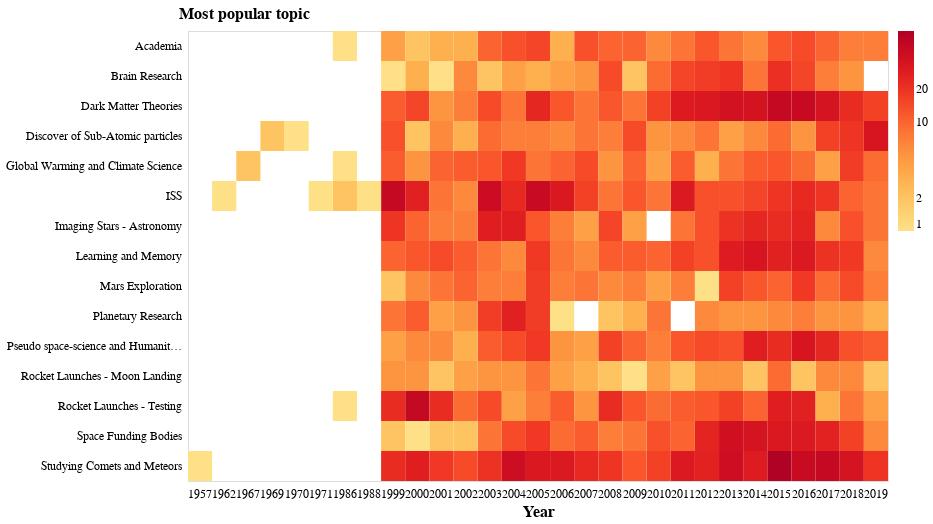

Notebook cell for this chart:
### Code cell
altair_datetime_heatmap(
    topics_by_timeframe,
    x="year:O",
    y="most_popular_topic:N",
    xtitle="Year",
    ytitle="Most popular topic",
    tooltip=[
        {"title": "Year", "field": "year", "type": "ordinal",},
        {
            "title": "Most popular topic",
            "field": "most_popular_topic",
            "type": "nominal",
        },
        {
            "title": "Number of occurrences as main topic",
            "field": "count",
            "type": "quantitative",
        },
    ],
    cmap="yelloworangered",
    legend_title="",
    color_by_col="count:Q",
    yscale="log",
    axis_tick_font_size=12,
    axis_title_font_size=16,
    title_font_size=20,
    legend_fig_padding=10,  # default is 18
    y_axis_title_alignment="left",
    fwidth=700,
    fheight=450,
    file_path=os.path.join(PROJ_ROOT_DIR, "reports", "figures", "my_heatmap.html"),
    save_to_html=False,
    sort_y=[],
    sort_x=[],
)

### Figure 1 — Vega-Lite specification as saved in the notebook (floating-point values rounded to 4 significant figures; data arrays with more than 128 entries replaced by an {"elided": "..."} marker saying what was removed)
{"config": {"view": {"continuousWidth": 400, "continuousHeight": 300}}, "layer": [{"mark": {"type": "rect", "fontSize": 20}, "encoding": {"color": {"type": "quantitative", "field": "count", "legend": {"labelFontSize": 12, "offset": 10, "orient": "right", "title": "", "titleFontSize": 16}, "scale": {"scheme": "yelloworangered", "type": "log"}}, "tooltip": [{"type": "ordinal", "field": "year", "title": "Year"}, {"type": "nominal", "field": "most_popular_topic", "title": "Most popular topic"}, {"type": "quantitative", "field": "count", "title": "Number of occurrences as main topic"}], "x": {"type": "ordinal", "axis": {"domainColor": "black", "domainWidth": 0, "labelAngle": 0, "labelFontSize": 12, "tickOpacity": 0, "titleFontSize": 16}, "field": "year", "title": "Year"}, "y": {"type": "nominal", "axis": {"domainColor": "black", "domainWidth": 0, "labelFontSize": 12, "tickOpacity": 0, "titleAlign": "left", "titleAngle": 0, "titleFontSize": 16, "titleX": -10, "titleY": -10}, "field": "most_popular_topic", "title": "Most popular topic"}}, "height": 450, "width": 700}], "data": {"name": "data-248e86025d9eae7d94ebbfdcbf5bc787"}, "$schema": "https://vega.github.io/schema/vega-lite/v4.8.1.json", "datasets": {"data-248e86025d9eae7d94ebbfdcbf5bc787": {"elided": "322 records"}}}
